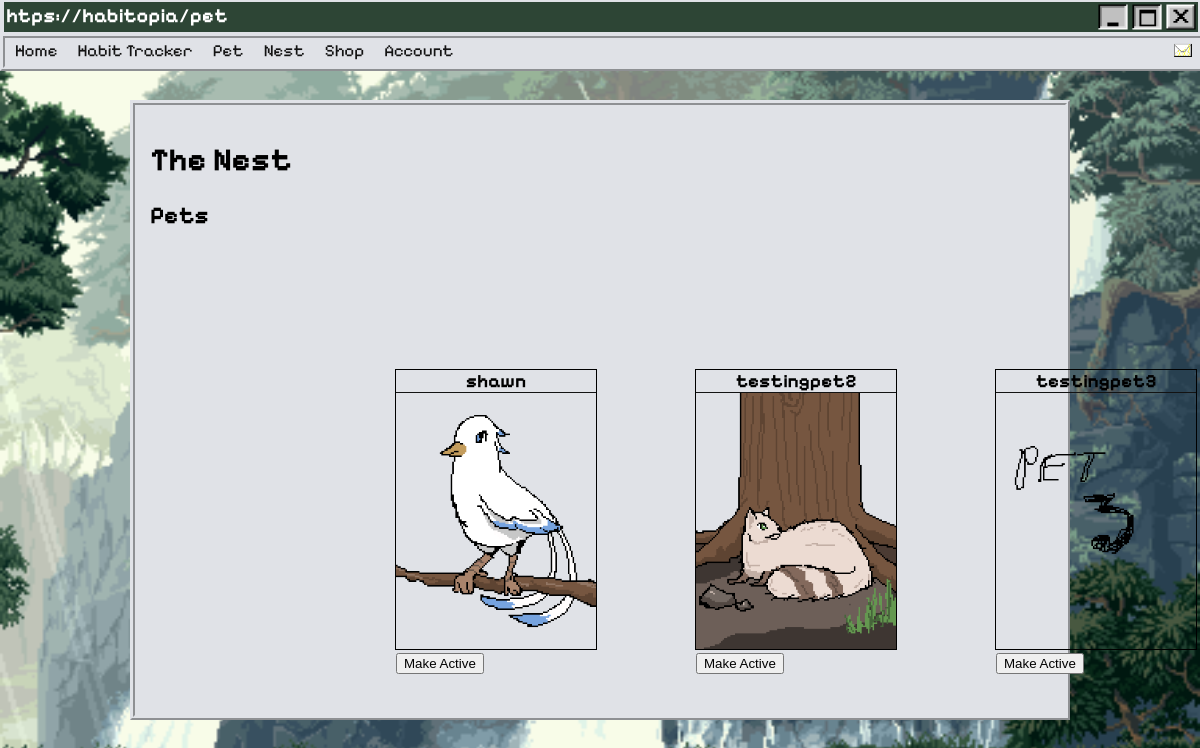
Page /petnest (signed in) on the committed database.
### home.py (models this page shows)
class Pets(db.Model):
    def mydefault(context):
        return context.get_current_parameters()['currentTime']
    with app.app_context():
        petOwner = db.Column(db.Integer, db.ForeignKey('user.id'), nullable=False)
        petID = db.Column(db.Integer, primary_key=True)
        petName = db.Column(db.String(30), nullable=False, default='Sereno')
        lastfedTime = db.Column(db.Integer, default=mydefault)
        currentTime = db.Column(db.Integer, default=datetime.now().timestamp())
        hunger = db.Column(db.Integer, default=100)
        petType = db.Column(db.Integer, nullable=False, default=1)
        petXP = db.Column(db.Integer, default=0)
        petLevel = db.Column(db.Integer, nullable=False, default=1)
        activePet = db.Column(db.Integer, default=0, nullable=False)
        def __repr__(self):
            return f"{self.petName}"

### home.py (the view)
@app.route("/petnest", methods=["GET","POST"])
def petnest():     # Pet nest images and names
    petCheck = PetsOwned.query.filter_by(user_id = current_user.id).first()
    nameGet1 = Pets.query.filter_by(petOwner = current_user.id, petType = 1).first()
    nameGet2 = Pets.query.filter_by(petOwner = current_user.id, petType = 2).first()
    nameGet3 = Pets.query.filter_by(petOwner = current_user.id, petType = 3).first()
    pet1name = nameGet1.petName                     # PET 1
    pet1 = petCheck.pet1
    if pet1 == 1:
        pet1image = "/static/petimages/Sereno.png"
    else:
        pet1image = "/static/petimages/Empty.png"
    if nameGet2 == None:                            # PET 2
        pet2name = "No pet here..."
    else:
        pet2name = nameGet2.petName
    pet2 = petCheck.pet2
    if pet2 == 1:
        pet2image = "/static/petimages/Mori.png"
    else:
        pet2image = "/static/petimages/Empty.png"
    if nameGet3 == None:                            # PET 3
        pet3name = "No pet here..."
    else:
        pet3name = nameGet3.petName
    pet3 = petCheck.pet3
    if pet3 == 1:
        pet3image = "/static/petimages/Pet3.png"
    else:
        pet3image = "/static/petimages/Empty.png"
    return render_template("petnest.html", pet1image=pet1image, pet2image=pet2image, pet3image=pet3image,
                           pet1name=pet1name, pet2name=pet2name, pet3name=pet3name)

### home.py (called while the page is built)
@login_manager.user_loader
def load_user(user_id):
    return User.query.get(int(user_id))

### templates/petnest.html (shortened to what this page needs)
{% extends "base.html" %}
{% block css %} <link rel="stylesheet" href="/static/styles/PetStyles.css" > {% endblock %}
{% block heading %}htps://habitopia/pet{% endblock %}
{% block content %}
    <div id="wrap">
        <h1>The Nest</h1>
        <h2>Pets</h2>
        <div class="petbox-nest" style="position: absolute; left: 395px; bottom: 250px">
        <h3 class="petsname">{{ pet1name }}</h3>
            <img src="{{ pet1image }}" alt="Pet image" width="200px" height="256.25px">
            <form action="makeactive" method="post"><button type="submit" name="makeactive" value="Sereno">Make Active</button></form>
        </div>
        <div class="petbox-nest" style="position: absolute; left: 695px; bottom: 250px">
            <h3 class="petsname">{{ pet2name }}</h3>
                <img src="{{ pet2image }}" alt="Pet image" width="200px" height="256.25px">
                <form action="makeactive" method="post"><button type="submit" name="makeactive" value="Mori">Make Active</button></form>
        </div>
        <div class="petbox-nest" style="position: absolute; left: 995px; bottom: 250px">
            <h3 class="petsname">{{ pet3name }}</h3>
                <img src="{{ pet3image }}" alt="Pet image" width="200px" height="256.25px">
                <form action="makeactive" method="post"><button type="submit" name="makeactive" value="pet3">Make Active</button></form>
        </div>
    </div>
{% endblock %}

### templates/base.html (shortened to what this page needs)
<!DOCTYPE html>
<html lang="en">
<head>
    {% block css %}{% endblock %}
</head>
<body class="body">
    <div class="topboxbg">
        <div class="topbox">
            <ul>
                <h5 class="topboxtext">{% block heading %}{% endblock %}</h5>
                <li><a href="{{url_for('logout')}}"><img src="/static/styles/assets/exit.png" class="icon logout"></a></li>
                <li><img src="/static/styles/assets/window-active.png" class="icon"></li>
                <li><a href=""><img src="/static/styles/assets/minimise-active.png" class="icon"></a></li>
            </ul>
        </div>
        <div class="nav">
            <ul>
                {% if not current_user.is_authenticated %}
                    <li><a href="{{ url_for('home') }}">Home</a></li>
                    <li><a href="{{ url_for('login') }}">Login/Register</a></li>
                    <li><a href="{{ url_for('habit') }}">Habit Tracker</a></li>
                    <li><a href="{{ url_for('pet') }}">Pet</a></li>
                    <li><a href="{{ url_for('petnest') }}">Nest</a></li>
                    <li><a href="{{ url_for('shop') }}">Shop</a></li>
                    <li><a href="{{ url_for('account') }}">Account</a></li>
                    <li class="icon"><img src="/static/styles/assets/envelope_closed-0.png" style="width:20px"></li>
                {% else %}
                    <li><a href="{{ url_for('home') }}">Home</a></li>
                    <li><a href="{{ url_for('habit') }}">Habit Tracker</a></li>
                    <li><a href="{{ url_for('pet') }}">Pet</a></li>
                    <li><a href="{{ url_for('petnest') }}">Nest</a></li>
                    <li><a href="{{ url_for('shop') }}">Shop</a></li>
                    <li><a href="{{ url_for('account') }}">Account</a></li>
                    <li class="icon"><img src="/static/styles/assets/envelope_closed-0.png" style="width:20px"></li>
                {% endif %}
            </ul>
        </div>
    </div>
    {% block content %}
    {% endblock %}
</body>
</html>

### static/styles/PetStyles.css (style rules this page uses)
#wrap { border: 5px ridge #e0e2e7; width: 900px; height: 580px; margin: 100px auto; background: #e0e2e7; overflow: hidden; padding: 15px; }
.body { background-image: url("/static/styles/animatedbackground.gif") ; background-repeat: no-repeat; background-size: cover ; background-attachment: fixed; background-position: center; height: 100vh; width: 100%; margin: 0; padding: 0; overflow: scroll; overflow-x: hidden; }
.topboxbg { background-color:#e0e2e7; position:fixed; height: 40px; top: 0; width: 100%; }
.topbox { background-color: #2d4535; height: 30px; position: fixed; margin: 1px 4px; top: 1px; width: 99.5%; }
.icon { width: 30px; float:right; margin:2px; vertical-align: baseline; }
h1, h2 { font-family: "Pixelify Sans", sans-serif ; }
.topboxtext { float: left; color: #FFFFFF; margin: 2px 2px; text-align: left; font-family: "Pixelify Sans", sans-serif ; font-size: 20px; vertical-align: baseline; }
ul { list-style-type: none; margin: 0; padding: 0; }
.nav { background-color: #e0e2e7 ; border: 5px ridge #e0e2e7; width:99.5%; margin: auto; overflow: hidden; position: fixed; top: 33px; width: 100%; }
.nav a { text-decoration: none; float: left; text-align: center; color: #131313; padding: 2px 10px; font-size: 17px; font-family: "Pixelify Sans", sans-serif; }
.petbox-nest { margin: 0px; border-style: solid; border-width: 1px; border-color: #000000; width: 200px; height: 279.25px; background-color: rgba(255, 255, 255, 0px); }
.petsname { font-family: "Pixelify Sans", sans-serif; margin: 0px; text-align: center; border-bottom-style: solid; border-width: 1px; border-color: #131313; }

### rows in the picture
Pets: petName "shawn"
Pets: petName "testingpet2"
Pets: petName "testingpet3"
